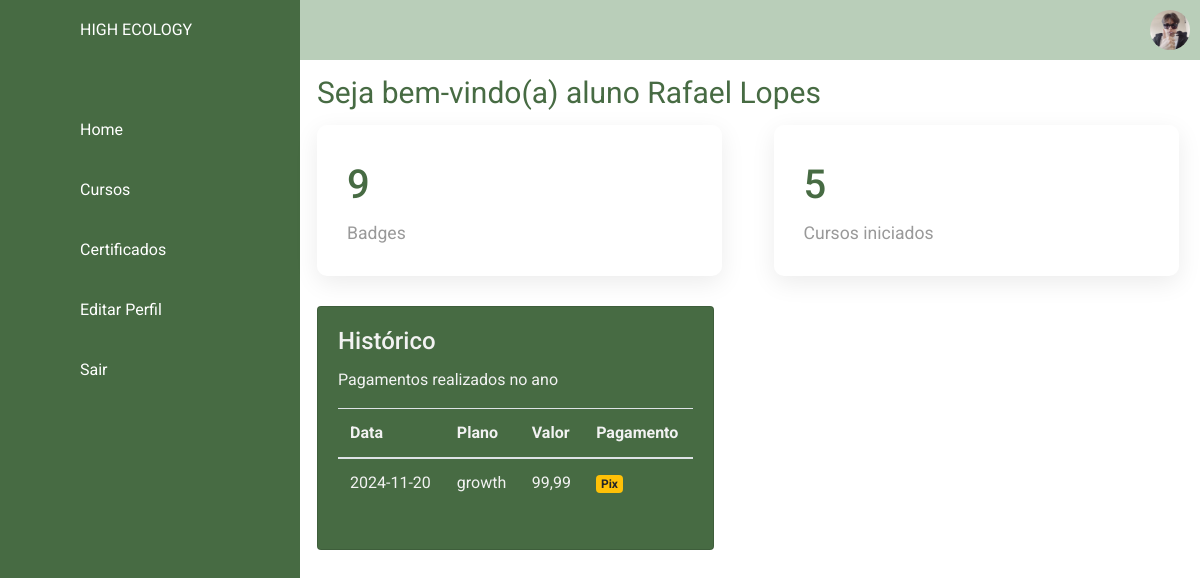
Screenshot of /html/perfil.php (signed in) with the database file from the repository.
### tables this page shows
CREATE TABLE `assinaturas` (
  `Cod_Assinatura` int(7) NOT NULL,
  `Cod_Aluno` int(11) NOT NULL,
  `Plano` varchar(15) NOT NULL,
  `Forma_Pagamento` varchar(200) NOT NULL,
  `Data_Assinatura` date NOT NULL DEFAULT current_timestamp()
);

CREATE TABLE `planos` (
  `Cod_Plano` int(7) NOT NULL,
  `Valor` varchar(15) NOT NULL,
  `Tipo` varchar(250) NOT NULL,
  `Descricao` varchar(1000) NOT NULL,
  `Vantagem1` varchar(255) NOT NULL,
  `Vantagem2` varchar(250) NOT NULL,
  `Vantagem3` varchar(250) NOT NULL
);

### php/metodos_principais.php (called while the page is built, shortened)
<?php
class metodos_principais {
    public function cursosIniciado($Cod_Aluno){
        try{
            $this->conn = new Conectar();
            $consultaSQL = $this->conn->prepare("SELECT * FROM progresso WHERE Cod_Aluno = $Cod_Aluno");
            $consultaSQL->execute();
            $result = $consultaSQL->fetchAll();
            $numeroDeRegistros = $consultaSQL->rowCount();
            return $numeroDeRegistros;
        }
        catch(PDOException $exc){
            echo "Erro ao verificar. " . $exc->getMessage();
            return false;
        }
    }
}
?>

### html/perfil.php (the view, shortened to what this page needs)
<!DOCTYPE html>
<html lang="pt-br">
<head>
    <link rel="stylesheet" href="https://maxcdn.bootstrapcdn.com/bootstrap/4.0.0/css/bootstrap.min.css">
    <link rel="stylesheet" href="https://stackpath.bootstrapcdn.com/bootstrap/4.0.0/js/bootstrap.bundle.min.js">
    <link rel="stylesheet" href="https://cdnjs.cloudflare.com/ajax/libs/jquery/3.2.1/jquery.min.js">
    <link rel="stylesheet" href="../css/all.css">
    <link rel="stylesheet" href="../css/conteudo-main-logado.css">
    <?php  if($_SESSION["user"]['tabela'] == "professor") {?>
        <link rel="stylesheet" href="../css/leftnavbarprofessor.css">
        <link rel="stylesheet" href="../css/topbarprofessor.css">
    <?php } else if($_SESSION["user"]['tabela'] == "aluno") {?>
        <link rel="stylesheet" href="../css/leftnavbar.css">
        <link rel="stylesheet" href="../css/topbar.css">
    <?php } ?>
    <link rel="stylesheet" href="../css/perfil.css">
    <link rel="stylesheet" href="../css/mensagembemvindo.css">
</head>
<body>
    <div class = "container-p">
        <div class = "navegacao">
            <ul>
            <li>
                    <a href = "#">
                        <span class = "icone">
                        </span>
                        <span class = "titulo">HIGH ECOLOGY</span>
                    </a>
                </li>
                <?php
                if($_SESSION["user"]['tabela'] == "aluno")
                {?>
                <li>
                    <a href = "perfil.php">
                        <span class = "icone">
                        </span>
                        <span class = "titulo">Home</span>
                    </a>
                </li>
                <?php } ?>
                <?php
                if($_SESSION["user"]['tabela'] == "aluno"){
                    if($_SESSION['dados_user']['matriculado'] == true)
                    {?>
                    <li>
                        <a href = "cursos.php">
                            <span class = "icone">
                            </span>
                            <span class = "titulo">Cursos</span>
                        </a>
                    </li>
                <?php }} ?>
                <?php
                if($_SESSION["user"]['tabela'] == "aluno")
                {?>
                <li>
                    <a href = "certificados.php">
                        <span class = "icone">
                        </span>
                        <span class = "titulo">Certificados</span>
                    </a>
                </li>
                <?php } ?>
                <li>
                    <a href = "editar-perfil.php">
                        <span class = "icone">
                        </span>
                        <span class = "titulo">Editar Perfil</span>
                    </a>
                </li>
                <li>
                    <a href = "../php/logout.php">
                        <span class = "icone">
                        </span>
                        <span class = "titulo">Sair</span>
                    </a>
                </li>
            </ul>
        </div>
        <div class = "main-p">
            <div class = "topbar">
                <div class = "toggle">
                </div>
                <div class = "user">
                    <a href="editar-perfil.php">
                        <img src="<?php if($_SESSION["user"]['tabela'] == "aluno") { echo $_SESSION['dados_user']['img']; } elseif($_SESSION["user"]['tabela'] == "professor") { echo "../img/icon.png";} ?>" alt="foto de perfil">
                    </a>
                </div>
            </div>
            <div class="mensagemBemvindo">
                <h1>Seja bem-vindo(a) <?php echo $_SESSION['user']['tabela'], " ", $_SESSION['dados_user']['nome'];?></h1>
            </div>
            <div class = "cardGrupo">
                <div class = "cards">
                    <div>
                        <div class = "numeros">9</div>
                        <div class = "nomeCard">Badges</div>
                    </div>
                </div>
                <a href="cursos.php" style="text-decoration:none">
                <div class = "cards">
                    <div>
                        <div class = "numeros">
                            <?php
                                include_once '../php/metodos_principais.php';
                                $metodos_principais = new metodos_principais();
                                $result = $metodos_principais->cursosIniciado($_SESSION["user"]['id']);
                                echo $result;
                            ?>
                        </div>
                        <div class = "nomeCard">Cursos iniciados</div>
                    </div>
                </div>
                </a>
                <?php
include('../php/config.php');
$stmt = $pdo->query('SELECT * FROM assinaturas WHERE Cod_Aluno = ' . $_SESSION['dados_user']['cod_aluno']);
$assinaturas = $stmt->fetchAll(PDO::FETCH_ASSOC);
?>
<div class="page-content page-container" id="page-content">
    <div class="padding">
        <div class="row container d-flex">
            <div class="card">
                <div class="card-body">
                    <h4 class="card-title">Histórico</h4>
                    <p class="card-description">
                        Pagamentos realizados no ano
                    </p>
                    <div class="table-responsive">
                        <?php if ($assinaturas): ?>
                            <table class="table">
                                <thead>
                                    <tr>
                                        <th>Data</th>
                                        <th>Plano</th>
                                        <th>Valor</th>
                                        <th>Pagamento</th>
                                    </tr>
                                </thead>
                                <tbody>
                                    <?php foreach ($assinaturas as $assinatura):
                                        $stmt = $pdo->query('SELECT Valor FROM planos WHERE Tipo = "' . $assinatura['Plano'] . '"');
                                        $valorPlano = $stmt->fetch(PDO::FETCH_ASSOC);
                                    ?>
                                        <tr>
                                            <td><?php echo htmlspecialchars($assinatura['Data_Assinatura']); ?></td>
                                            <td><?php echo htmlspecialchars($assinatura['Plano']); ?></td>
                                            <td><?php echo htmlspecialchars($valorPlano['Valor'] ?? 'N/A'); ?></td>
                                            <td><label class="badge badge-warning"><?php echo htmlspecialchars($assinatura['Forma_Pagamento']); ?></label></td>
                                        </tr>
                                    <?php endforeach; ?>
                                </tbody>
                            </table>
                        <?php else: ?>
                            <p>Nenhuma assinatura encontrada.</p>
                        <?php endif; ?>
                    </div>
                </div>
            </div>
        </div>
    </div>
</div>
                </div>
        </div>
</body>
</html>

### css/all.css (style rules this page uses)
* { margin: 0; padding: 0; box-sizing: border-box; font-family: 'Roboto', sans-serif; }
body { background-color: #f2f2f2; }

### css/conteudo-main-logado.css (style rules this page uses)
:root { --verde: #476b43; --white: #fff; --gray: #f5f5f5; --black1: #222; --black2: #999; }
.container-p { position: relative; width: 100%; }
.main-p { position: absolute; width: calc(100% - 300px); left: 300px; min-height: 100vh; background: var(--white); transition: all 0.5s ease; }

### css/leftnavbar.css (style rules this page uses)
:root { --verde: #476b43; --white: #fff; --gray: #f5f5f5; --black1: #222; --black2: #999; }
.navegacao { position: fixed; width: 300px; height: 100%; background: var(--verde); border-left: 10px solid var(--verde); transition: 0.5s; overflow: hidden; }
.navegacao ul { position: absolute; top: 0; left: 0; width: 100%; }
.navegacao ul li { position: relative; width: 100%; list-style: none; border-top-left-radius: 30px; border-bottom-left-radius: 30px; }
.navegacao ul li:nth-child(1) { margin-bottom: 40px; pointer-events: none; }
.navegacao ul li a { position: relative; display: block; width: 100%; display: flex; text-decoration: none; color: var(--white); }
.navegacao ul li a .icone { position: relative; display: block; min-width: 60px; height: 60px; line-height: 75px; text-align: center; }
.navegacao ul li a .titulo { position: relative; display: block; padding: 0 10px; height: 60px; line-height: 60px; text-align: start; white-space: nowrap; }

### css/topbar.css (style rules this page uses)
:root { --verde: #476b43; --white: #fff; --gray: #f5f5f5; --black1: #222; --black2: #999; }
.topbar { width: 100%; height: 60px; display: flex; justify-content: space-between; align-items: center; padding: 0 10px; background-color: #b9ceb9; }
.toggle { position: relative; width: 60px; height: 60px; display: flex; justify-content: center; align-items: center; font-size: 2.5rem; cursor: pointer; transition: all 0.2s ease; }
.user { position: relative; width: 40px; height: 40px; border-radius: 50%; overflow: hidden; cursor: pointer; }
.user img { position: absolute; top: 0; left: 0; width: 100%; height: 100%; object-fit: cover; }

### css/perfil.css (style rules this page uses)
body { min-height: 100vh; overflow-x: hidden; }
.cardGrupo { position: relative; width: 100%; padding: 6px 0 0 17px; display: grid; grid-template-columns: repeat(2, 1fr); grid-gap: 30px; }
.cardGrupo .cards { position: relative; background: var(--white); padding: 30px; border-radius: 10px; box-shadow: 0 7px 25px rgba(0, 0, 0, 0.08); display: flex; justify-content: space-between; align-items: center; width: 95%; transition: all 0.2s ease; }
.cardGrupo .cards .numeros { position: relative; font-weight: 500; font-size: 2.5rem; color: var(--verde); }
.cardGrupo .cards .nomeCard { color: var(--black2); font-size: 1.1rem; margin-top: 5px; }
.card { width: 100%; background-color: #476b43; color: #f2f2f2; transition: all 0.2s ease; }
@media (max-width: 1300px) { .cardGrupo { grid-template-columns: repeat(2, 1fr); } }

### css/mensagembemvindo.css (style rules this page uses)
.mensagemBemvindo { padding: 15px 17px 0 17px; }
.mensagemBemvindo h1 { color: #476b43; font-weight: 400; font-size: 30px; }

### rows the page displays
assinaturas: Data_Assinatura "2024-11-20", Plano "growth", planos.Valor "99,99", Forma_Pagamento "Pix"

### other values shown
$_SESSION['user']['tabela'] "aluno"
$_SESSION['dados_user']['nome'] "Rafael Lopes"
$result "5"
